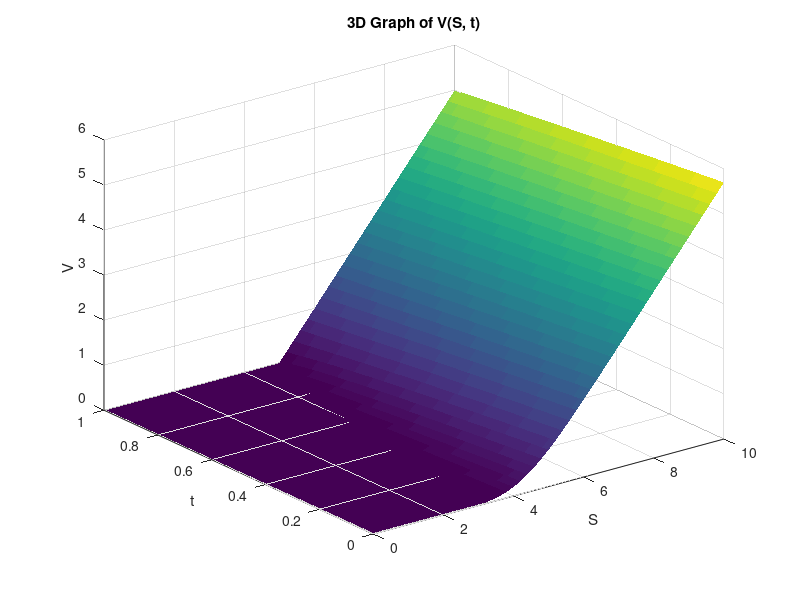

Write the MATLAB code that produced this figure.
%BSM
% Parameters
T = 1; %final time
r = 0.15; %risk-free interest rate
sigma = 0.2; %volatility
K = 5; %strike price

% Define grid parameters
N = 50;    % Number of price steps
M = 5000; % Number of time steps
S_max = 10; % Maximum value of S

% Calculate step sizes
dt = T / M;
dS = S_max / N;

% Initialize price and time grids
S = 0:dS:S_max;
t = 0:dt:T;

% Initialize option value matrix
V = zeros(N+1, M+1);

% Set boundary conditions
V(:, M+1) = max(S(:) - K, 0);  
V(1, :) = 0;
V(N+1, :) = S_max - K*exp(-r*(T-t(:)));

for j = M:-1:1
    for n = 2:N
            V(n, j) = V(n, j+1) - dt*(r*V(n, j+1) - r*S(n)*(V(n+1, j+1)-V(n-1, j+1))/(2*dS) - 0.5*sigma^2*S(n)^2*(V(n+1, j+1)-2*V(n, j+1)+V(n-1, j+1))/(dS^2));
    end
end
 
% Perform backward finite difference method
%for j = M:-1:1
%    for n = 2:N
%        V(n, j) = V(n-1, j+1)*0.5*dt*(-r*n+sigma^2*n*n) + V(n, j+1)*(1-dt*(sigma^2*n*n+r)) + V(n+1, j+1)*0.5*dt*(r*n+sigma^2*n*n);
%        
        % Enforce non-negativity constraint
        %V(n, j+1) = max(V(n, j+1), 0);
%    end
%nd

% Generate the 3D graph
[S_mesh, T_mesh] = meshgrid(S, t); % Corrected to use S and t
V_mesh = V';
figure;
h = surf(S_mesh, T_mesh, V_mesh);
set(h, 'LineStyle', 'none');
xlabel('S');
ylabel('t');
zlabel('V');
title('3D Graph of V(S, t)');